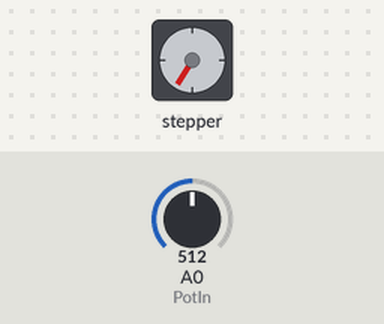
This sketch was run on a simulated Arduino Uno, built with avr-gcc and run on an emulated ATmega328P. On the bench: stepper motor. The inputs (shaded band) are chosen by the test bench; at power-on: A0 (PotIn) = 512. Stepper angles assume 600 steps per turn; what the sketch prints to the serial monitor is not drawn.

Above: at 2.2 s.
2.3 s: A0 (PotIn) set to 900
5.0 s: A0 (PotIn) set to 716
At 6.0 s:
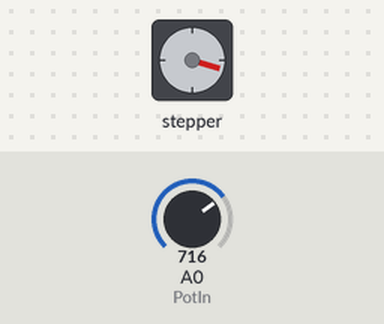
7.0 s: A0 (PotIn) set to 122
At 9.7 s:
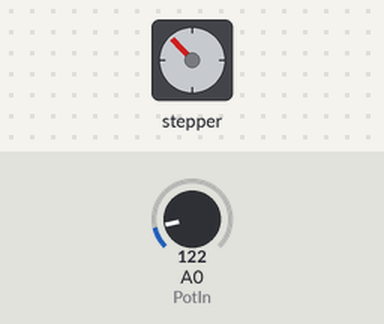
10.0 s: A0 (PotIn) set to 1023
At 10.45 s:
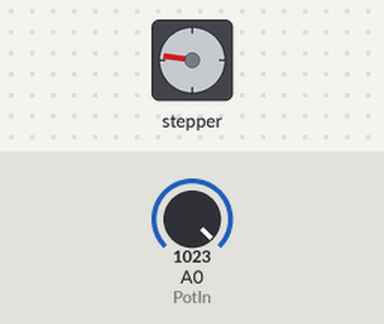
13.0 s: A0 (PotIn) set to 0
At 16.9 s:
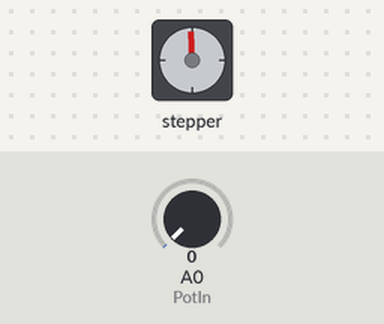
Timing chart, 0 to 18.4 s (numbered marks = the images above; inputs shaded):
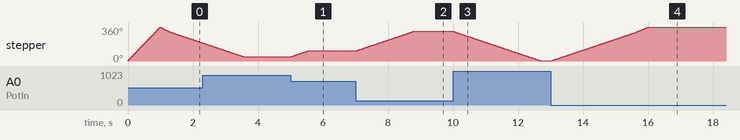

Measured:
- after the input at 5.0 s, stepper: turns 62° clockwise in 0.53 s, starting at once
- after the input at 7.0 s, stepper: turns 209° clockwise in 1.8 s, starting at once
- after the input at 10.0 s, stepper: keeps turning counter-clockwise at about 117°/s, starting at once
- after the input at 13.0 s, stepper: turns 357° clockwise in 3.0 s, starting at once

The sketch:

Stepper.ino
```cpp
#include <Stepper.h>
#define  STEPS  600    // steps per revolution (limited to 315°)
#define  COIL1  8
#define  COIL2  9
#define  COIL3  10
#define  COIL4  11

#define PotIn  0

// create an instance of the stepper class:
Stepper stepper(STEPS, COIL1, COIL2, COIL3, COIL4);

void setup() {
  stepper.setSpeed(60);    // set the motor speed to 30 RPM (360 PPS aprox.).
  stepper.step(600);       //Reset Position(630 steps counter-clockwise).
  Serial.begin(9600);    //for debuging.
}
int pos = 0;               //Position in steps(0-600)= (0°-315°)

void loop() {
  int val = analogRead(PotIn);   //get the potentiometer value (range 0-1023)
  val = map(val, 0, 1023, 0, 600); // map pot range in the stepper range.

  if (abs(val - pos) > 2) {      //if diference is greater than 2 steps.
    if ((val - pos) > 0) {
      stepper.step(-1);      // move one step to the left.
      pos++;
    }
    //  delay(25);
    if ((val - pos) < 0) {
      stepper.step(1);       // move one step to the right.
      pos--;
    }
    //   delay(25);
  }
  Serial.println(pos);      //for debuging...
  //  Serial.println(val);
  //  delay(100);
}
```
